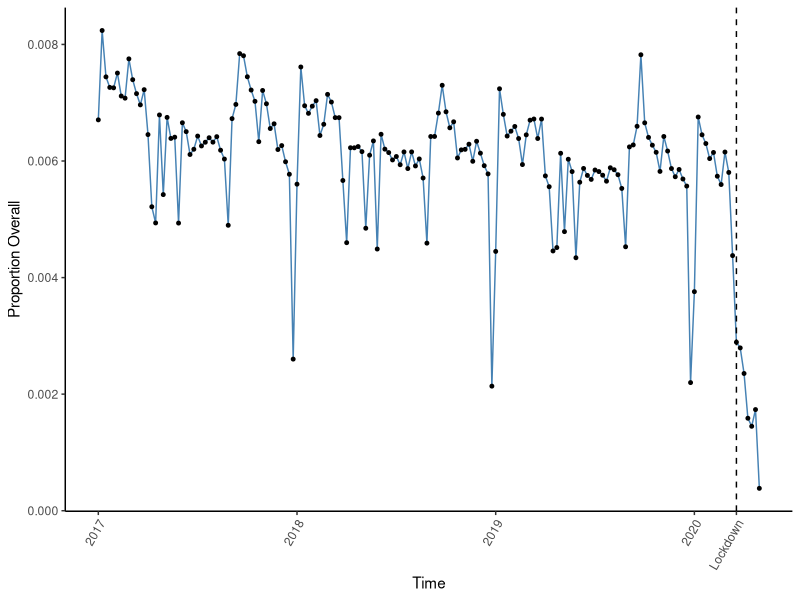
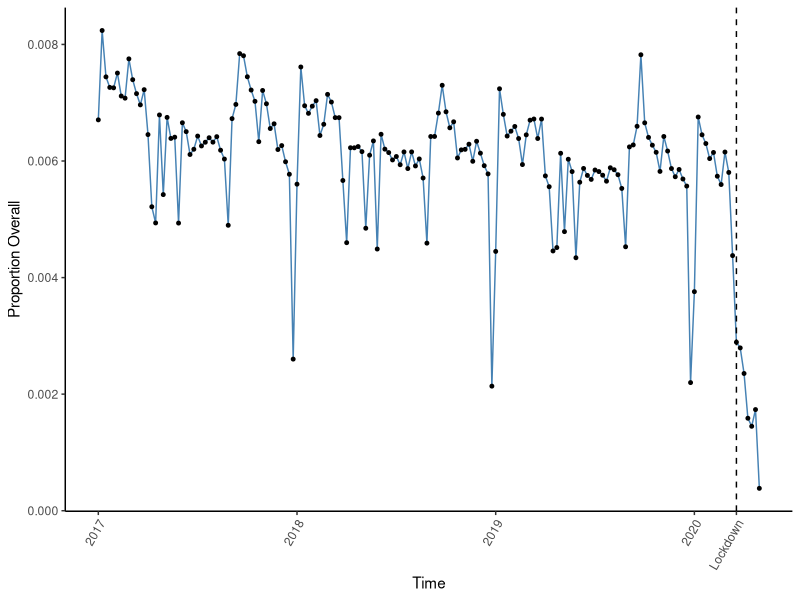
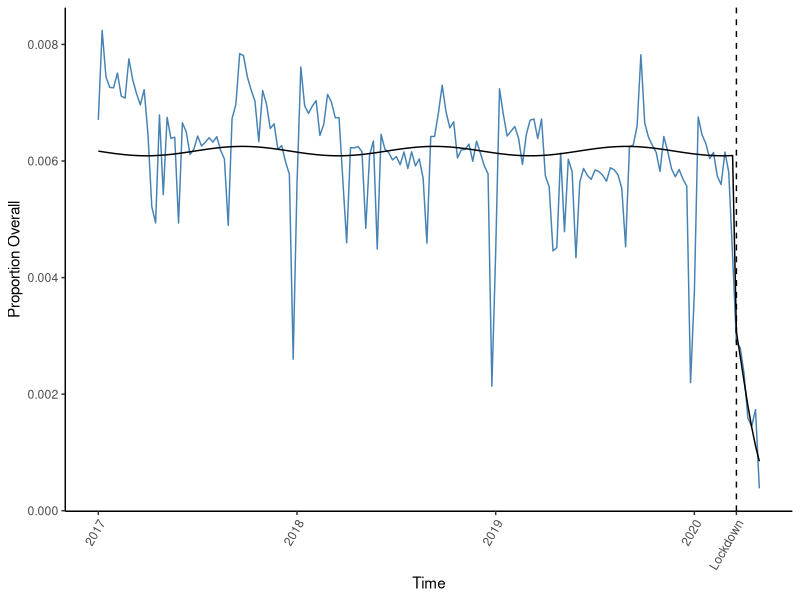
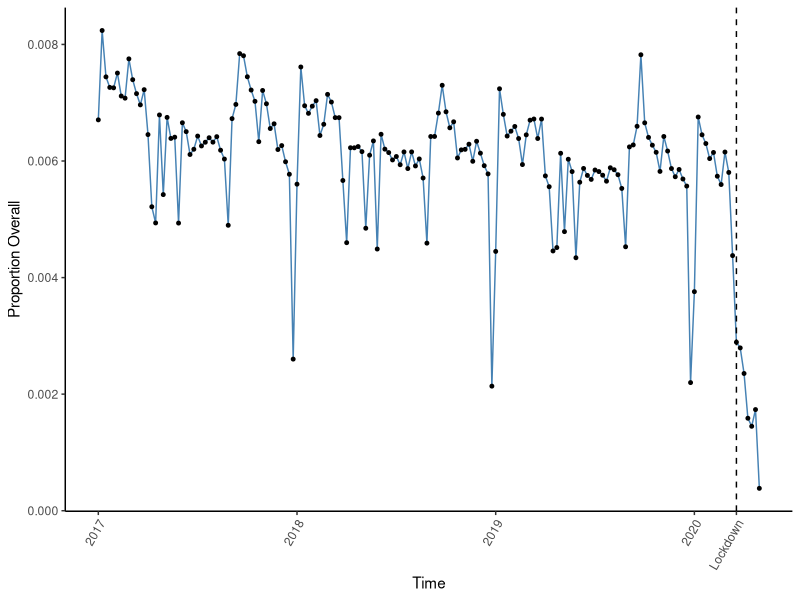
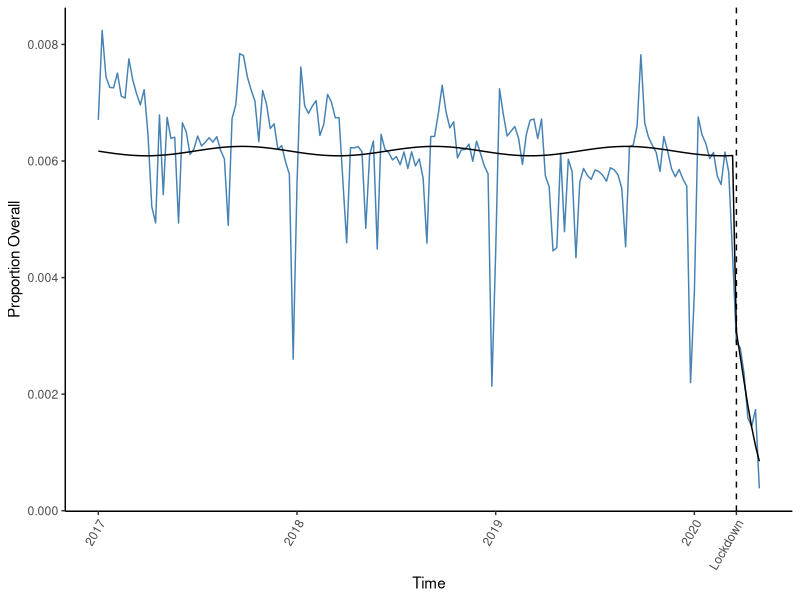

These figures' R source, in order:
#---------------------------------------------------------------------------------------
# Project: Covid-Collateral
# Program Name: 101_an_overallPopulation
# Author: John Tazare
# Date Created: 16/06/2020
# Notes: Trend of diabetes recording over time in whole population
#---------------------------------------------------------------------------------------

# Flag missing libraries and install those required
list <-  c("tidyverse", "lubridate")
new.packages <- list[!(list %in% installed.packages()[,"Package"])]
if(length(new.packages)) install.packages(new.packages)

library(tidyverse)
library(lubridate)

#---------------------------------------------------------------------------------------
#  Import data
#---------------------------------------------------------------------------------------
setwd("J:/EHR-Working/Sinead_Covid_Collaterol/datafiles/diabetes/")

diabetesOverall <- read_csv("an_diabetesOverall.csv") %>%
  mutate_at(vars(weekDate), dmy) # convert to date

#---------------------------------------------------------------------------------------
# Analysis ignoring seasonal trend
#--------------------------------------------------------------------------------------

outcome <-  with(diabetesOverall, cbind(numOutcome, numEligible))
model1 <- glm(outcome ~ time * lockdown, data = diabetesOverall, family = binomial)
summary(model1)

lockdownWeek <- diabetesOverall %>%
  filter(weekDate == date("2020-03-15")) # week 167 is lockdown

# figure
figure1 <- ggplot(diabetesOverall, aes(x = time, y = model1$y)) +
  geom_line(color = "steelblue") +
  geom_point(size = 1) +
  xlab("Time") +
  ylab("Proportion Overall") +
  theme_classic() +
  theme(axis.text.x = element_text(angle = 60, hjust = 1)) +
  scale_x_continuous(
    breaks = c(0, 52, 104, 156, 167, 208),
    labels = c("2017", "2018", "2019", "2020", "Lockdown", "2021")
  ) +
  geom_vline(xintercept = 167, linetype = "dashed")

figure1

ggsave("J:/EHR-Working/Sinead_Covid_Collaterol/graphfiles/diabetes/diabetesOverall_noTrend.png" , device = "png")

#---------------------------------------------------------------------------------------
# Analysis including seasonal trend
#---------------------------------------------------------------------------------------

model2 <- glm(outcome ~ sin(0.125 * time) * lockdown,
      data = diabetesOverall,
      family = binomial)
summary(model2)

# Week
figure2 <- ggplot(diabetesOverall, aes(x = time, y = model2$y)) +
  geom_line(color = "steelblue") +
  geom_point(size = 1) +
  xlab("Time") +
  ylab("Proportion Overall") +
  theme_classic() +
  theme(axis.text.x = element_text(angle = 60, hjust = 1)) +
  scale_x_continuous(
    breaks = c(0, 52, 104, 156, 167, 208),
    labels = c("2017", "2018", "2019", "2020", "Lockdown", "2021")
  ) +
  geom_vline(xintercept = 167, linetype = "dashed")

figure2

figure3 <- ggplot(diabetesOverall, aes(x = time, y = model2$y)) +
  geom_line(color = "steelblue") +
  xlab("Time") +
  ylab("Proportion Overall") +
  theme_classic() +
  theme(axis.text.x = element_text(angle = 60, hjust = 1)) +
  scale_x_continuous(
    breaks = c(0, 52, 104, 156, 167, 208),
    labels = c("2017", "2018", "2019", "2020", "Lockdown", "2021")
  ) +
  geom_vline(xintercept = 167, linetype = "dashed") +
  geom_line(aes(x = time, y = model2$fitted.values), colour = "black")

figure3

ggsave("J:/EHR-Working/Sinead_Covid_Collaterol/graphfiles/diabetes/diabetesOverall_Trend.png" , device = "png")

